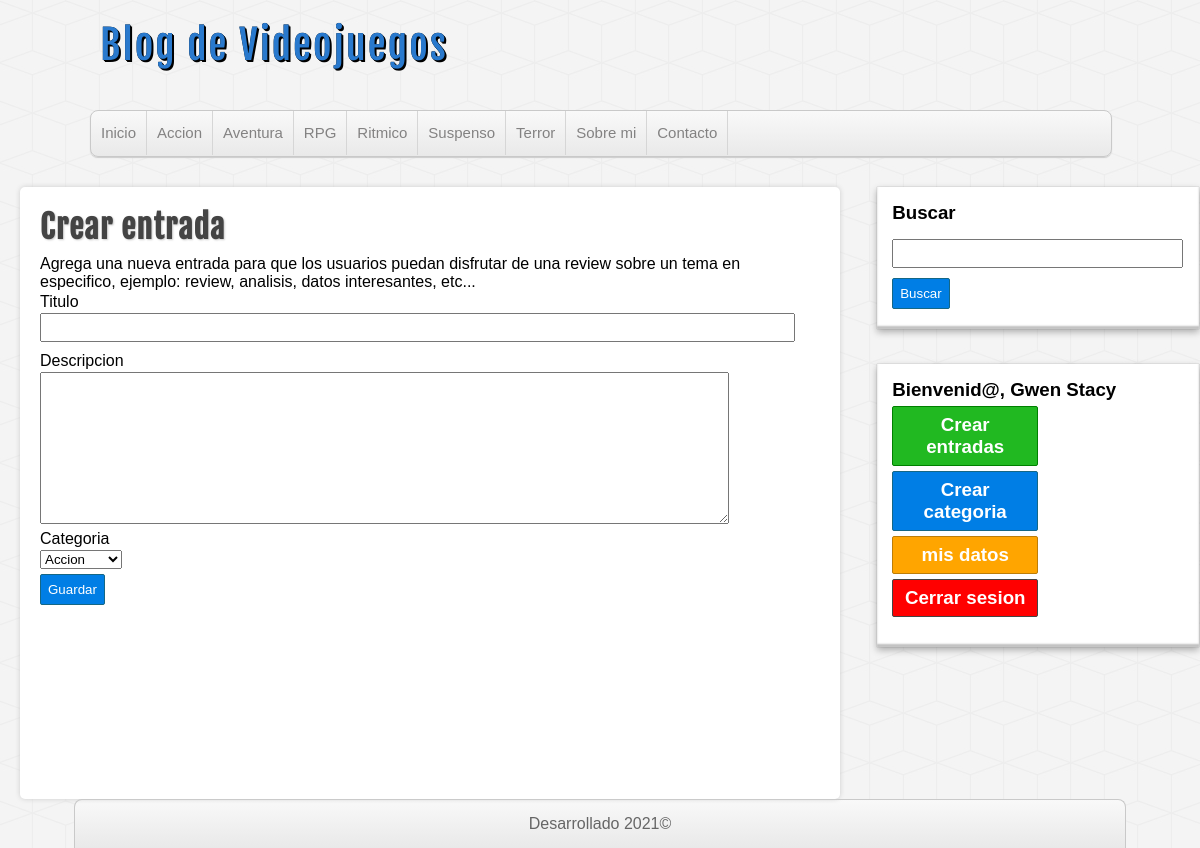
The page /crear-entrada.php (signed in) on the database its author committed.
### tables this page shows
CREATE TABLE categorias(
id      int(255) auto_increment not null,
nombre  varchar(100),
CONSTRAINT pk_categorias PRIMARY KEY(id)
);

### includes/helpers.php (called while the page is built, shortened)
<?php
function conseguirCategorias( $conexion ) {
    $query = "SELECT * FROM categorias ORDER BY id ASC;";
    $resp = mysqli_query( $conexion, $query );
    $result = array();
    if ( $resp && mysqli_num_rows( $resp ) >= 1 ) {
        $result = $resp;
    }
    return $result;
}
?>

### crear-entrada.php (the view, shortened to what this page needs)
<?php
require_once 'includes/header.php';
require_once 'includes/sidebar.php';
?>
<div id="principal">
    <h1>Crear entrada</h1>
    <p>Agrega una nueva entrada para que los usuarios puedan disfrutar de una review sobre un tema en especifico, ejemplo: review, analisis, datos interesantes, etc...</p>
    <form action="guardar-entrada.php" method="post">
        <label for="titulo">Titulo</label>
        <input type="text" name="titulo">
        <label for="descripcion">Descripcion</label>
        <textarea name="descripcion" cols="84" rows="10"></textarea>
        <label for="categoria">Categoria</label>
        <select name="categoria" id="">
        <?php $categorias = conseguirCategorias( $db );
if ( !empty( $categorias ) ):
    while ( $categoria = mysqli_fetch_assoc( $categorias ) ): ?>
							    <option value="<?=$categoria['id']?>"><?=$categoria['nombre']?></option>
							<?php endwhile;
endif;?>
        </select>
        <input type="submit" name="submit" value="Guardar" />
    </form>
<?php require_once 'includes/footer.php'?>

### includes/header.php (shortened to what this page needs)
<?php
require_once 'connection.php';
require_once 'includes/helpers.php'
?>
<!DOCTYPE html>
<html lang="es">
  <head>
    <link rel="stylesheet" href="./assets/css/style.css" />
  </head>
  <body>
    <header id="cabecera">
      <div id="logo">
        <a href="index.php"> Blog de Videojuegos </a>
      </div>
      <nav id="menu">
        <ul>
          <li><a href="index.php">Inicio</a></li>
          <?php $categorias = conseguirCategorias( $db );
if ( !empty( $categorias ) ):
    while ( $categoria = mysqli_fetch_assoc( $categorias ) ): ?>
				    <li><a href="categoria.php?id=<?=$categoria['id']?>"><?=$categoria['nombre']?></a></li>
						              <?php endwhile;
endif;?>
          <li><a href="index.php">Sobre mi</a></li>
          <li><a href="index.php">Contacto</a></li>
        </ul>
      </nav>
    </header>
  </body>
</html>

### assets/css/style.css (style rules this page uses)
* { margin: 0px; padding: 0px; font-family: sans-serif, Helvetica, Arial; text-decoration: none; }
body { background: url(../img/cubes.png) #F4F4F4; }
#cabecera { width: 85%; height: auto; background: transparent; margin: 0px auto; }
#logo { float:left; width: 540px; height: 110px; }
#logo a { font-family: "fajala", Helvetica; font-size: 40px; letter-spacing: 2px; color: #2979CD; text-shadow: 0px 0px 0px black, 1px 1px 0px black, 2px 2px 0px black; transition: all 500ms; line-height: 90px; margin-left: 10px; }
#menu { clear: both; width: 100%; height: 45px; background: linear-gradient(to bottom, #f9f9f9 0px, #e9e9e9 100%); border: 1px solid #C9C9C9; border-radius: 8px; box-shadow: 0px 1px 1px #ccc; overflow: hidden; }
#menu ul { list-style: none; }
#menu ul li { float: left; line-height: 44px; border-right: 1px solid #D6D6D6; }
#menu ul li a { display: block; padding-left: 10px; padding-right: 10px; font-size: 15px; color: #838282; }
label, input[type="text"], input[type="email"], input[type="password"] { display: block; width: 95%; margin-top:2px; margin-bottom: 2px; }
input[type="text"], input[type="email"], input[type="password"] { padding: 5px; margin-bottom: 10px; }
input[type="button"], input[type="submit"], .boton { margin-top: 5px; margin-bottom: 5px; display: block; border-radius: 2px; color:white; background: #007ee5; border: 1px solid #156785; cursor:pointer; padding: 7px; }
#principal { float: left; width: 65%; min-height: 572px; background:white; border-radius: 5px; box-shadow: 0px 0px 5px #ccc; margin-left: 20px; padding: 20px; overflow: hidden; }
#principal h1 { font-size: 32px; color: #444; letter-spacing: 1px; text-shadow: 1px 1px 2px #ccc; font-family: "fajala"; }
#principal p { margin-top: 8px; }

### rows shown on the page
categorias: nombre "Accion"
categorias: nombre "Aventura"
categorias: nombre "RPG"
categorias: nombre "Ritmico"
categorias: nombre "Suspenso"
categorias: nombre "Terror"

### other values the page prints
$_SESSION['usuario']['nombre'] "Gwen"
$_SESSION['usuario']['apellidos'] "Stacy"
form field categoria "Accion"
